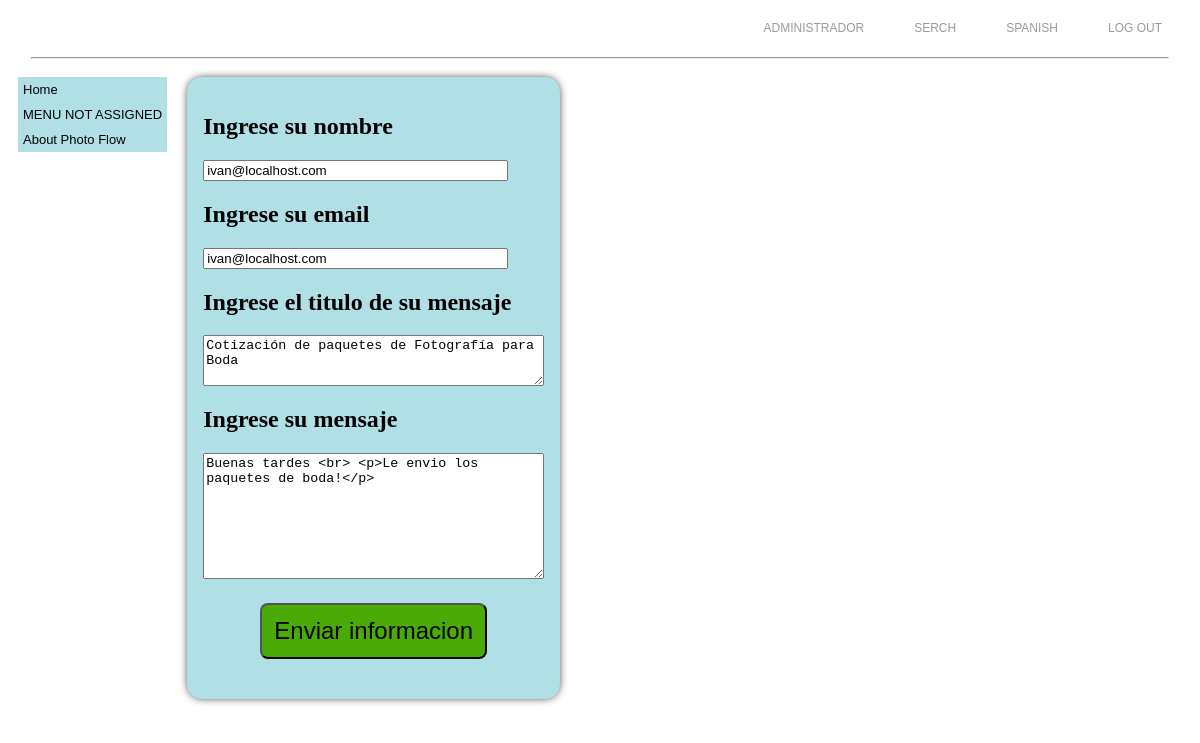
Screenshot of /photo_flow/pf_content/pf_send_mail.php (signed in) with the database file from the repository.
### tables this page shows
CREATE TABLE pf_email_config (
	id_flow INT(8) NOT NULL,
    id_phase INT(8) NOT NULL,
    m_from VARCHAR(60) NOT NULL,
    m_subject VARCHAR(250),
	message VARCHAR(4000),
    format VARCHAR(10) NOT NULL,
    attachment VARCHAR(250)
);

### photo_flow/pf_include/pf_main_head.php (called while the page is built, shortened)
<?php
$array_label = parse_ini_file("../pf_include/lang/labels".$_SESSION['pf_local_lang'].".ini");

### photo_flow/pf_include/pf_send_email_datos.php (called while the page is built, shortened)
<?php
$r=array();
$sql="SELECT * FROM pf_email_config  where id_flow=1;";
$resultado=mysql_query($sql);
while ($row = mysql_fetch_assoc($resultado)) {
foreach ($row as $key => $value) {
array_push($r,$value);
}
}
 $nombre_mail="$r[2]";
 $mail_mail="$r[2]";
 $mensaje_email="$r[4]";
 $titulo_mensaje_mail="$r[3]";
?>

### photo_flow/pf_content/pf_send_mail.php (the view, shortened to what this page needs)
<?php
include '../pf_include/pf_main_head.php';
include '../pf_include/pf_send_email_datos.php';
?>
<html>
    <head>
    </head>
    <body onload="showDiv('<?php echo isset($show_div_load)?$show_div_load:''; ?>');">
        <div id="templateInfo">
            <div>
                <ul class="navigation">
                    <li class="option"><a href="#"><?php echo $_SESSION["pf_name_user"]; ?></a></li>
                    <li class="option"><a href="#"><?php echo $array_label['nav_search']; ?></a></li>
                    <li class="option"><a href="#"><?php echo $array_label['nav_language']; ?></a></li>
                    <li class="option"><a href="pf_logout.php"><?php echo $array_label['nav_logout']; ?></a></li>
                </ul>
            </div>
    </div>
        <div id="clearance">&nbsp;</div>
        <div>
            <hr class="hr" align="center" width="96%">
        </div>
        <div id="contenedor-mains">
            <div class="pf_column">
                <div class="pf_div_menu" onclick="redirect('dwt_home');">
                    <?php echo $array_label['menu_home']; ?>
                </div>
                <?php
                foreach ($a_menu as &$valor) {
                    echo "<div class='pf_div_menu' onclick=\"redirect('dwt_".$valor['id_group_phase']."');\">".$valor['label']."</div>";
                }
                ?>
                <div class="pf_div_menu" onclick="redirect('dwt_about');">
                    <?php echo $array_label['menu_about']; ?>
                </div>
            </div>
            <div class="pf_column">
            <FORM class="pf_mail" method="post" action="pf_send_mail.php">
                <h2 >Ingrese su nombre <br/></h2><input name="pf_nombre_email" value=<?php echo "$nombre_mail" ?> type="text" size="35">
                <h2>Ingrese su email <br/></h2><input name="pf_email_email" value=<?php echo "$mail_mail" ?> type="text" size="35">
                <h2>Ingrese el titulo de su mensaje <br/></h2>
                <TEXTAREA NAME="pf_mensaje_email_TITLE" ROWS="3" COLS="40" ><?php echo "$titulo_mensaje_mail" ?></TEXTAREA>
                <h2>Ingrese su mensaje </h2>
                <TEXTAREA NAME="pf_mensaje_email_CONTENT" ROWS="8" COLS="40"><?php echo "$mensaje_email" ?></TEXTAREA>
                <br/><center><input type="Submit" name="pf_enviar_datos_email_boton" value="Enviar informacion" style="background-color:#4BAA06;padding:0.5em;margin:1em;border-radius:8px;font-size:24px;input:hover{background-color:#ffff;}">
</center>
                </FORM>
            </div>
        </div>
    </body>
</html>

### photo_flow/pf_include/css/pf_basic.css (style rules this page uses)
.pf_div_menu { font-family: verdana,arial,sans-serif; font-size:13px; text-align: left; cursor: pointer; border-style: solid; border-width: 5px; border-color: #b0e0e6; background-color:#b0e0e6; }
#clearance { height: 41px; }
div#templateInfo div ul.navigation { list-style-type: none; margin: 0; padding: 0; float: right; height: 41px; line-height: 41px; }
div#templateInfo div ul.navigation li { float: left; height: 41px; line-height: 41px; margin-left: 10px; width: auto; }
div#templateInfo div ul.navigation li a { display: block; text-decoration: none; height: 41px; line-height: 41px; padding: 0 30px 0 10px; font-family: Arial; font-size: 12px; color: #9a9a9a; text-transform: uppercase; }
div#templateInfo div ul.navigation li.option a { background-repeat: no-repeat; height: 41px; }
#contenedor-mains { background:#000; //width:450px; }
.pf_column { border-style: inset; border-width: 0px; background:#fff; //width:120px; margin:10px; float:left; }
.pf_mail { background:#B0E0E6; border-radius: 15px; box-shadow: -webkit-box-shadow: 0px 0px 10px -2px black; box-shadow-moz-box-shadow: 0px 0px 10px -2px black; box-shadow: 0px 0px 10px -2px black; padding: 1em; }

### rows the page displays
pf_email_config: pf_nombre_email "ivan@localhost.com", pf_email_email "ivan@localhost.com", pf_mensaje_email_TITLE "Cotización de paquetes de Fotografía para Boda", pf_mensaje_email_CONTENT "Buenas tardes <br> <p>Le envio los paquetes de boda!</p>"

### other values shown
$_SESSION["pf_name_user"] "ADMINISTRADOR"
$array_label['nav_search'] "SERCH"
$array_label['nav_language'] "SPANISH"
$array_label['nav_logout'] "LOG OUT"
$array_label['menu_home'] "Home"
$valor['label'] "MENU NOT ASSIGNED"
$array_label['menu_about'] "About Photo Flow"
